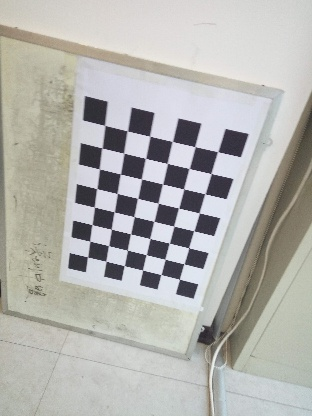
#> input picture Python-OpenCV/Calibration/cal/cal (1).jpg, 312 x 416 px; its folder holds 5 pictures in this run
$ python cal.py   (Python 2 division)
#> lines starting #> are read from the running program, lines starting #| are printed output that depends on the picture
import cv2
import numpy as np
import glob
#termination criteria
criteria = (cv2.TERM_CRITERIA_EPS + cv2.TERM_CRITERIA_MAX_ITER,30,0.01)
#cv2.TERM_CRITERIA_EPS
#prepar object points,like(0,0,0),(1,0,0),(2,0,0).....(6,5,0)
objp = np.zeros((6*7,3),np.float32)
objp[:,:2] = np.mgrid[0:7,0:6].T.reshape(-1,2)
#Arrays to store object points and image points from all the images
objpoints = []#3d point in read world space(in Zhang's method Z is 0)
imgpoints = []#2d points in image plane
images = glob.glob('*.jpg')
for fname in images:
    img = cv2.imread(fname)
#> img is the input picture: shape (416, 312, 3); mean B, G, R 174.9, 178.8, 179.2
    print bool(img.data),'name:'+fname
#| True name:cal (1).jpg
    #cv2.imshow('test',img)
    #cv2.waitKey(30)
    gray = cv2.cvtColor(img,cv2.COLOR_BGR2GRAY)
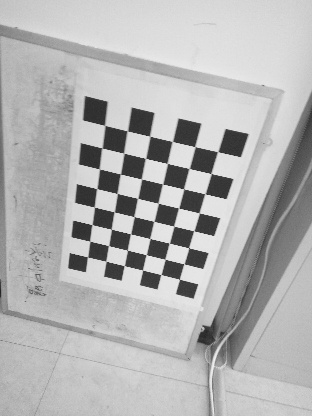
#> gray: shape (416, 312); min 31, max 242, mean 178.5
    #cv2.imshow('gray',gray)
    #Find the chess board corners
    ret, corners = cv2.findChessboardCorners(gray,(7,6),None)
#> ret = False; corners = None
    #If found,add object points,image points(after refining them)
    if ret == True:
        objpoints.append(objp)

        print bool(img.data)
	corners2 =cv2.cornerSubPix(gray,corners,(11,11),(-1,-1),criteria)
        print corners2
	imgpoints.append(corners)
	#draw and display the corners
	cv2.drawChessboardCorners(img,(7,6),corners,ret)
        #print bool(img.data)
        cv2.imshow('img',img)
#> pass 2 of the loop `for fname in images:`:
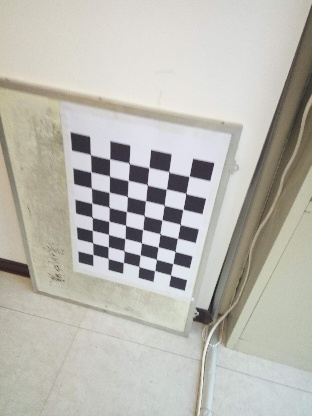
#> input picture Python-OpenCV/Calibration/cal/cal (10).jpg, 312 x 416 px
#> img is the input picture: shape (416, 312, 3); mean B, G, R 177.7, 185, 186.6
#| True name:cal (10).jpg
#> `gray = cv2.cvtColor(img,cv2.COLOR_BGR2GRAY)`:
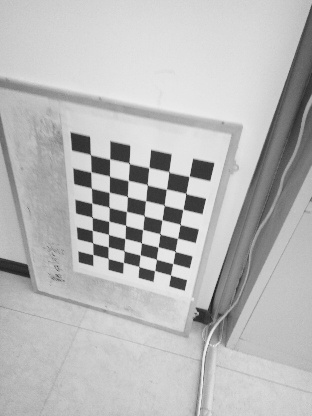
#> gray: shape (416, 312); min 22, max 242, mean 184.6
#> pass 3 of the loop `for fname in images:`:
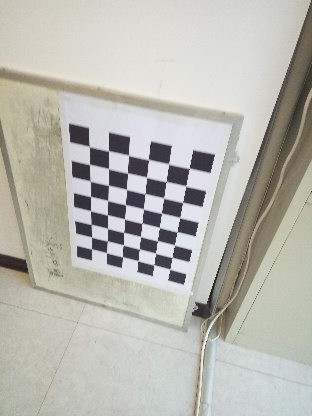
#> input picture Python-OpenCV/Calibration/cal/cal (11).jpg, 312 x 416 px
#> img is the input picture: shape (416, 312, 3); mean B, G, R 177.2, 184.2, 185.3
#| True name:cal (11).jpg
#> `gray = cv2.cvtColor(img,cv2.COLOR_BGR2GRAY)`:
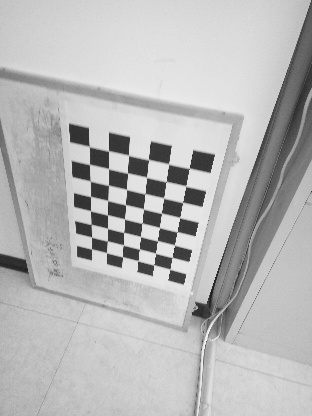
#> gray: shape (416, 312); min 25, max 251, mean 183.7
#> the loop made 5 passes; the first 3 are shown
	#cv2.waitKey(500)
#Calibration

if len(objpoints)==len(imgpoints):
    print 'length is same'
#> (the run stopped early here; a loop or call above may not have finished)
